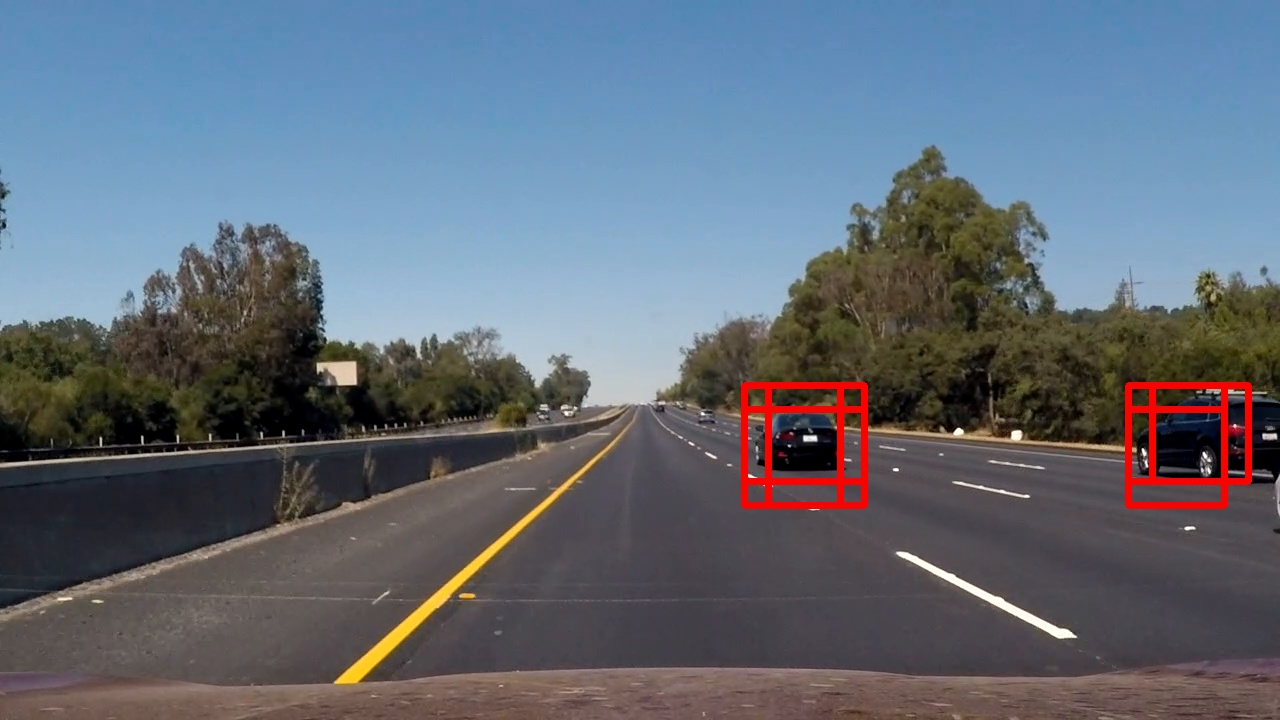
#> input picture examples/scale1.5.jpg, 1280 x 720 px; its folder holds only this picture in this run
$ python -i detector.py   (imports and definitions only)   (older library calls are emulated)
#> lines starting #> are read from the running program, lines starting #| are printed output that depends on the picture
import numpy as np
import cv2
from features import *
from sklearn.preprocessing import StandardScaler
from sklearn.model_selection import train_test_split
import glob
from sklearn.svm import LinearSVC
import time
from sklearn.externals import joblib
from tracking import *
from scipy.ndimage.measurements import label
from moviepy.editor import VideoFileClip
import copy

#
# Detector class implements linear SVM for detecting cars at multiple scales
#
class Detector():
    def __init__(self):
        self.orient = 18
        self.pix_per_cel = 8
        self.cell_per_block = 2
        self.spatial_size = (32,32)
        self.hist_bins = 48
        self.hist_range = (0,256)
        self.hog_channel = "ALL"

        self.ystart = 385
        self.ystop = 656
        dict_svc= joblib.load("svc.pkl")
        self.svc = dict_svc["svc"]
        self.X_scaler = dict_svc["scaler"]
        self.count = 0
        self.no_cars_count = 0
        self.tracking = False

        # Define a single function that can extract features using hog sub-sampling and make predictions
    # [185 lines left out: functions find_cars, train, multi_scale_detection, add_heat, apply_threshold, draw_labeled_bboxes and 1 more, not called in this run]

>>> import cv2
>>> picture = cv2.imread('examples/scale1.5.jpg', cv2.IMREAD_GRAYSCALE)
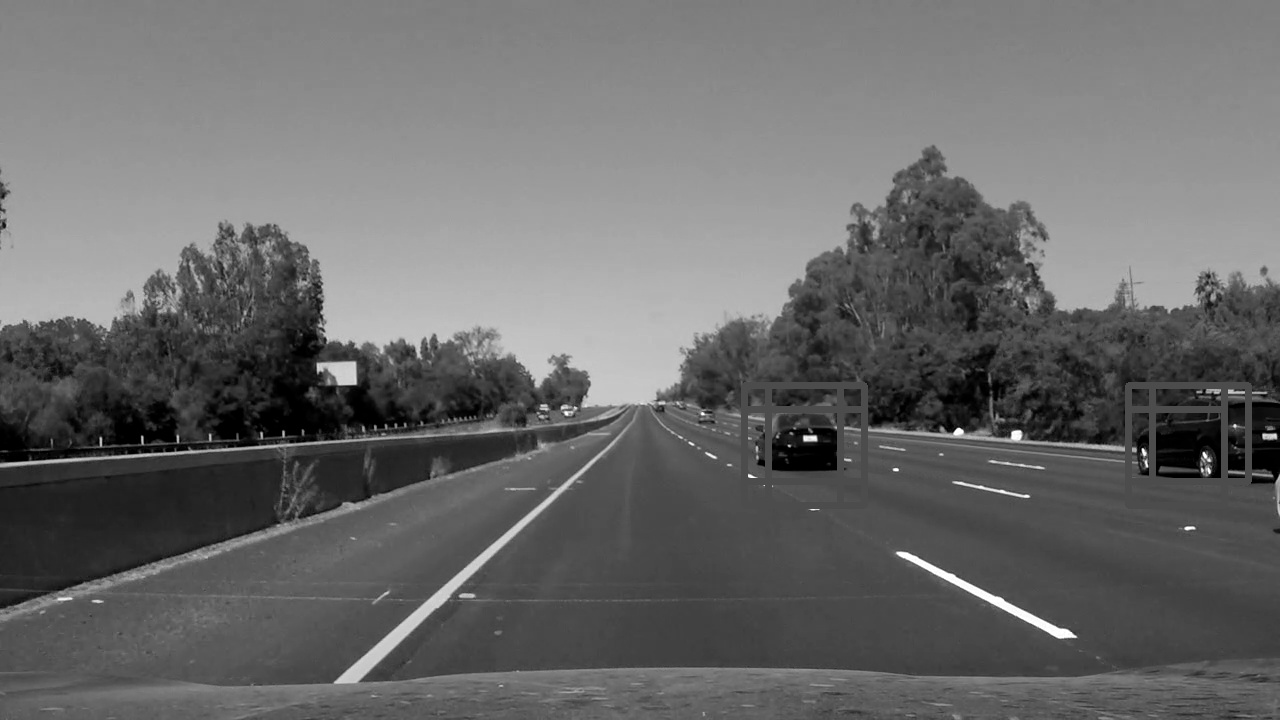
#> picture: shape (720, 1280); min 0, max 255, mean 105.5
>>> result = Detector().multi_scale_detection(picture)
#> (reads svc.pkl from the repository)
#> (the run stopped early here; a loop or call above may not have finished)
